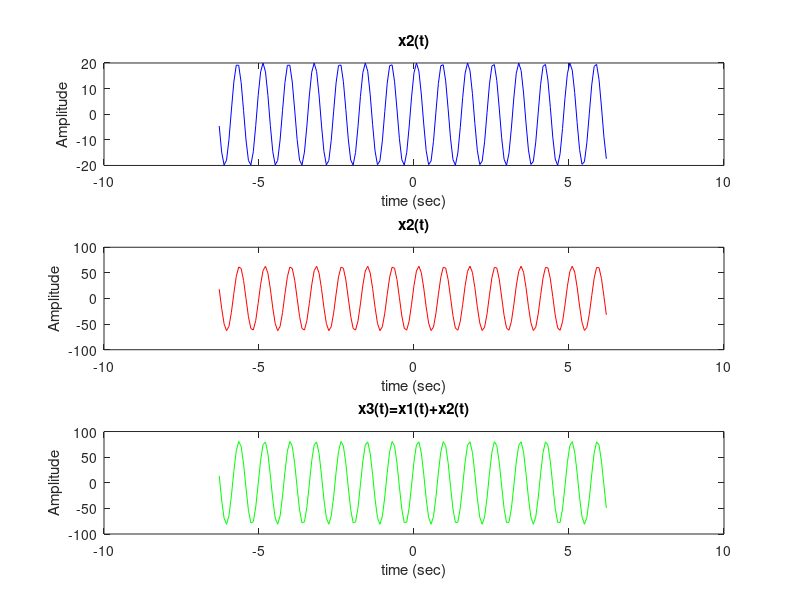

Write the MATLAB code that produced this figure.
A1=20;
A2=62;
j1=36*(pi/180);
j2=66*(pi/180);
t=0:pi/100:2*pi;
x1=A1*cos((2*pi*4366*t)+j1);
plot(t,x1,'r','linewidth',2);
hold on;
x2=A2*cos((2*pi*4366*t)+j2);
plot(t,x2,'b','linewidth',2);
hold on;
title('Plotting a graph');
xlabel('time');
ylabel("amp");

A1=20;
A2=62;
j1=36*(pi/180);
j2=66*(pi/180);
t= -2*pi:pi/20:2*pi-pi/20;
x1=A1*cos((2*pi*4366*t)+j1);
x2=A2*cos((2*pi*4366*t)+j2);
plot(t,x1,t,x2)
title('b')
xlabel('time(sec)')
ylabel('Amplitude')


A1=20;
A2=63;
j1=36*(pi/180);
j2=66*(pi/180);
t=-2*pi:pi/40:2*pi-pi/40;
x1=A1*cos((2*pi*4366*t)+j1);
x2=A2*cos((2*pi*4366*t)+j2);
subplot(3,1,1)
plot(t,x1,'b')
xlabel('time (sec)')
ylabel('Amplitude')
title('x1(t)')
subplot(3,1,2)
plot(t,x2,'r')
xlabel('time (sec)')
ylabel('Amplitude')
title('x2(t)')

A1=20;
A2=63;
j1=36*(pi/180);
j2=66*(pi/180);
t=-2*pi:pi/40:2*pi-pi/40;
x1=A1*cos((2*pi*4366*t)+j1);
x2=A2*cos((2*pi*4366*t)+j2);
x3=x1+x2;
subplot(3,1,1)
plot(t,x1,'b')
xlabel('time (sec)')
ylabel('Amplitude')
title('x2(t)')
subplot(3,1,2)
title('x1(t)')
subplot(3,1,2)
plot(t,x2,'r')
xlabel('time (sec)')
ylabel('Amplitude')
title('x2(t)')
subplot(3,1,3)
plot(t,x3,'g')
ylabel('Amplitude')
xlabel('time (sec)')
ylabel('Amplitude')
title('x3(t)=x1(t)+x2(t)')
